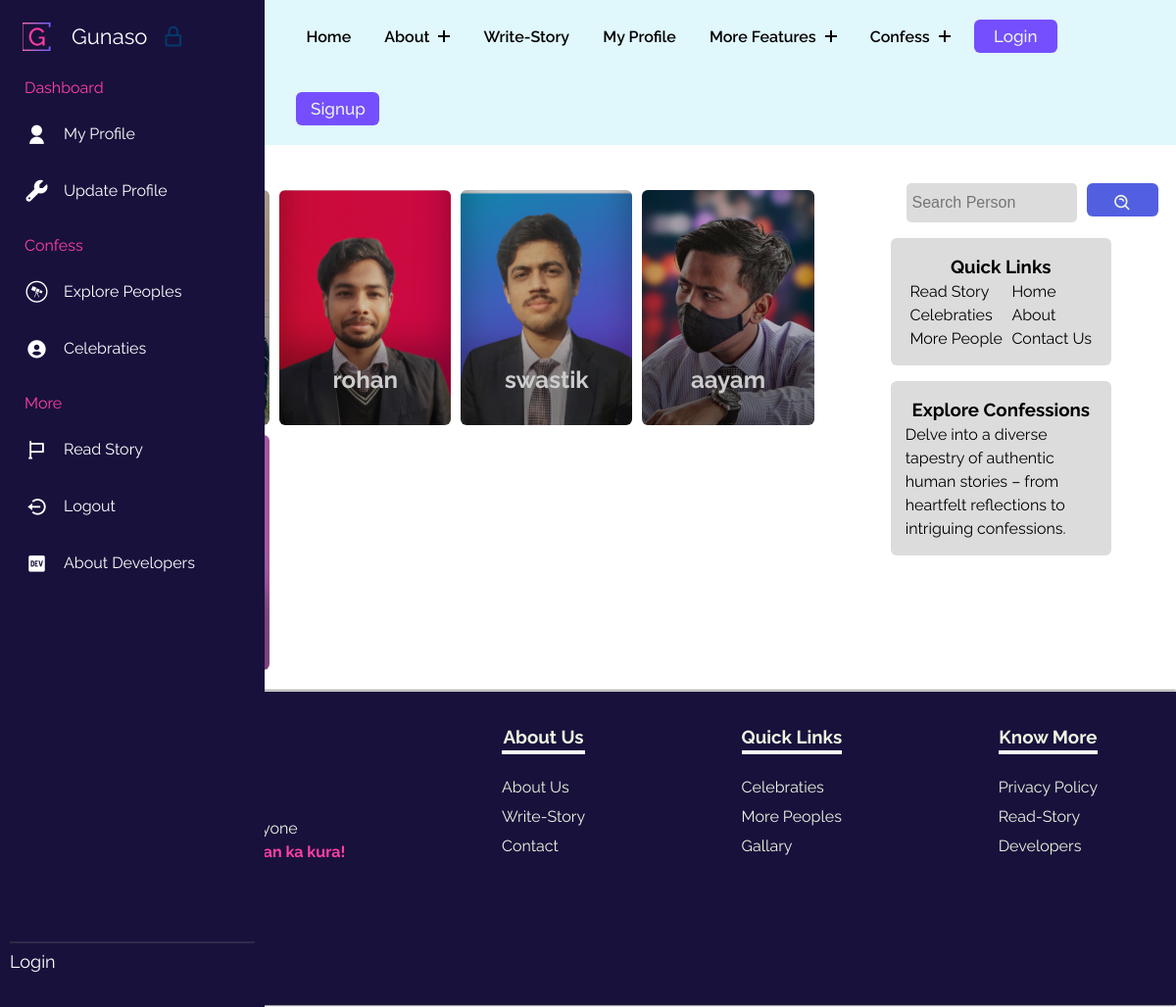
The page /persons/ on the database as committed earlier.
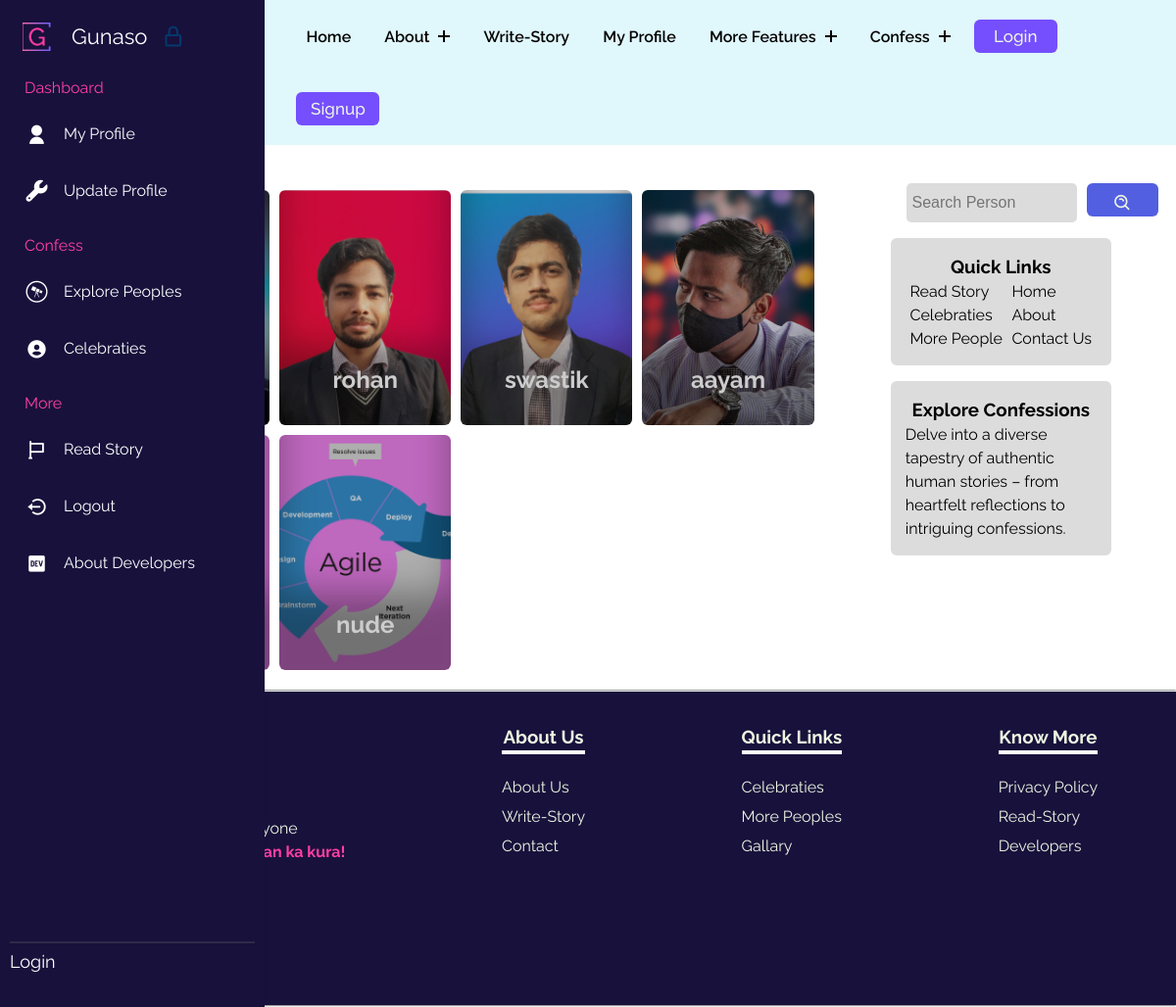
The same page on the database as committed later.
### gunasoApp/models.py (models this page shows, shortened)
class Profile(models.Model):
    user = models.OneToOneField(User, on_delete=models.CASCADE, related_name="Profile")
    image = models.ImageField(upload_to="gunasoApp/images/loggeduserImages", blank=True, default="upload-image")

### gunasoApp/views.py (the view)
# urls.py: path('persons/',views.persons, name='person'),
def persons(request):
    allusers = Profile.objects.all() #[:4]
    context = {"allusers":allusers}
    return render(request, 'persons.html',context)

### templates/persons.html (shortened to what this page needs)
{% extends 'base.html' %}
{% load static %}
    {% block base_style%}
    {{ block.super }}
    <link rel="stylesheet" href="{% static 'styles/persons.css' %}">
    {% endblock base_style%}
    {% block content %}
    <div class="famoustopicsmain">
        <div class="containflex">
            <div class="leftside">
                <h2>Connect <span class="blue">with:</span></h2>
                <div class="gridcontain">
                    {% for allusers in allusers %}
                    <a href="../user/{{allusers.user}}">
                        <div class="card" style="background-image: url(../media/{{allusers.image}});">
                            <h2>{{allusers.user}}</h2>
                        </div>
                    </a>
                    {% endfor %}
                </div>
            </div>
            <div class="rightside">
                <div class="searchdiv">
                    <form method="get" action="{% url 'searchperson' %}">
                        <input class="searchinp" type="search" placeholder="Search Person"
                            aria-label="Search" name="query" id="query">
                        <button class="copybtn" type="submit" style="margin: 0;">
                            <i class='bx bx-search-alt'></i>
                        </button>
                    </form>
                </div>
                <div class="catandside">
                    <div class="categoriesdiv">
                        <h3>Quick Links</h3>
                        <div class="uls">
                            <ul class="lineone">
                                <li><a href="/read-story">Read Story</a></li>
                                <li><a href="/topics">Celebraties</a></li>
                                <li><a href="#">More People</a></li>
                            </ul>
                            <ul class="lineone">
                                <li><a href="/">Home</a></li>
                                <li><a href="/about">About</a></li>
                                <li><a href="/contact">Contact Us</a></li>
                            </ul>
                        </div>
                    </div>
                    <div class="categoriesdiv">
                        <h3>Explore Confessions</h3>
                        <p>Delve into a diverse tapestry of authentic human stories – from heartfelt reflections to intriguing confessions.</p>
                    </div>
                </div>
            </div>
        </div>
    </div>
    {% endblock %}

Rows that differ between the two databases and show on the page:
added Profile: image (picture), user "nude"
